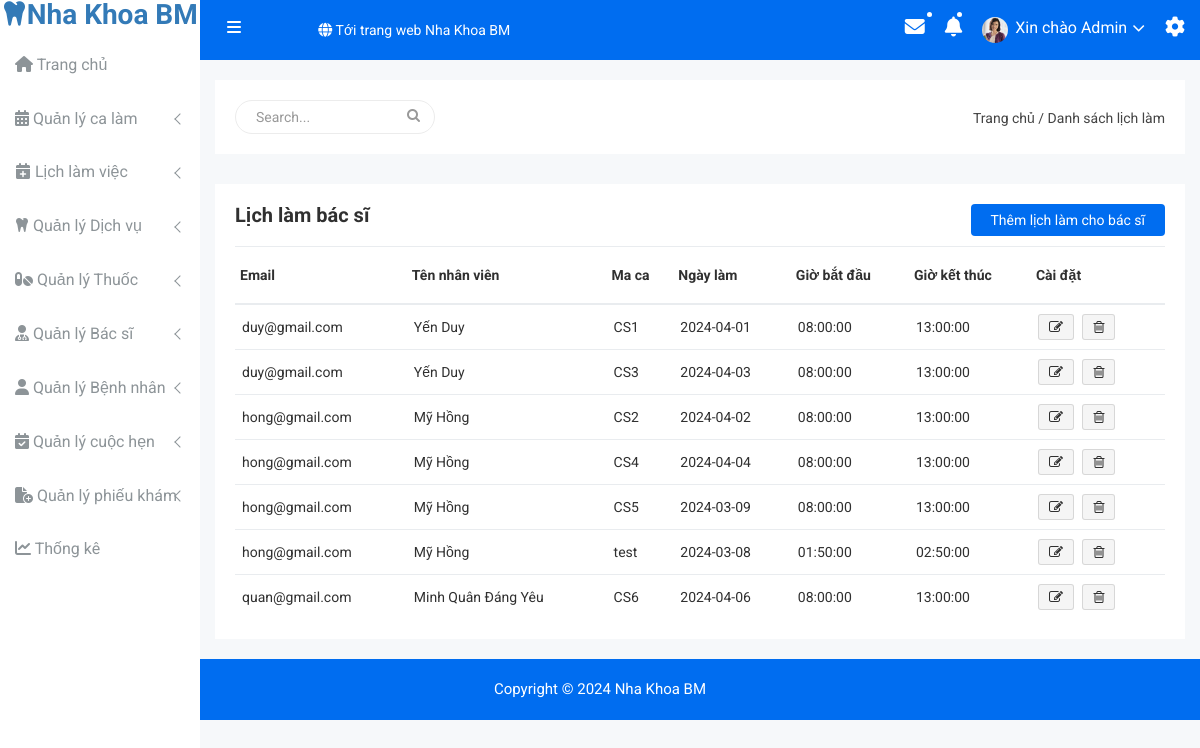
Page /admin1/ds_lichlam.php on the committed database.
### tables this page shows
CREATE TABLE `nhanvien` (
  `EMAILNV` varchar(40) NOT NULL,
  `MAQUYEN` int(11) NOT NULL,
  `SDTNV` varchar(20) NOT NULL,
  `HOTENNV` varchar(70) NOT NULL,
  `GIOITINHNV` varchar(10) NOT NULL,
  `NAMSINHNV` date NOT NULL,
  `DIACHINV` varchar(100) NOT NULL,
  `PASSWORDNV` varchar(50) NOT NULL,
  `NGAYVAOLAMVIEC` date NOT NULL,
  `CHUNGCHIHANHNGHE` varchar(100) NOT NULL,
  `BANGCAPCHUYENMON` varchar(60) NOT NULL,
  `COSODAOTAO` varchar(100) NOT NULL,
  `SONAMKINHNGHIEM` varchar(10) NOT NULL
);

CREATE TABLE `calamviec` (
  `MACLV` varchar(15) NOT NULL,
  `THOIGIANBATDAU` datetime NOT NULL,
  `THOIGIANKETTHUC` datetime NOT NULL,
  `XACNHAN` int(11) NOT NULL
);

### admin1/ds_lichlam.php (the view, shortened to what this page needs)
<?php
    include("./configs/connect.php");
    include("./includes/header.php");
?>
<!doctype html>
<html class="no-js" lang="en">
<head>
    <link rel="stylesheet" href="https://cdnjs.cloudflare.com/ajax/libs/font-awesome/6.3.0/css/all.min.css">
    <link rel="stylesheet" href="css/bootstrap.min.css">
    <link rel="stylesheet" href="css/font-awesome.min.css">
    <link rel="stylesheet" href="css/owl.carousel.css">
    <link rel="stylesheet" href="css/owl.theme.css">
    <link rel="stylesheet" href="css/owl.transitions.css">
    <link rel="stylesheet" href="css/animate.css">
    <link rel="stylesheet" href="css/normalize.css">
    <link rel="stylesheet" href="css/meanmenu.min.css">
    <link rel="stylesheet" href="css/main.css">
    <link rel="stylesheet" href="css/educate-custon-icon.css">
    <link rel="stylesheet" href="css/morrisjs/morris.css">
    <link rel="stylesheet" href="css/scrollbar/jquery.mCustomScrollbar.min.css">
    <link rel="stylesheet" href="css/metisMenu/metisMenu.min.css">
    <link rel="stylesheet" href="css/metisMenu/metisMenu-vertical.css">
    <link rel="stylesheet" href="css/calendar/fullcalendar.min.css">
    <link rel="stylesheet" href="css/calendar/fullcalendar.print.min.css">
    <link rel="stylesheet" href="css/style1.css">
    <link rel="stylesheet" href="css/responsive.css">
</head>
<body>
    <?php include("./includes/sidebar.php"); ?>
    <div class="all-content-wrapper">
        <div class="container-fluid">
            <div class="row">
                <div class="col-lg-12 col-md-12 col-sm-12 col-xs-12">
                    <div class="logo-pro">
                        <a href="index.html"><img class="main-logo" src="img/logo/logo.png" alt="" /></a>
                    </div>
                </div>
            </div>
        </div>
        <div class="breadcome-area">
            <div class="container-fluid">
                <div class="row">
                    <div class="col-lg-12 col-md-12 col-sm-12 col-xs-12">
                        <div class="breadcome-list">
                            <div class="row">
                                <div class="col-lg-6 col-md-6 col-sm-6 col-xs-12">
                                    <div class="breadcome-heading">
                                        <form role="search" class="sr-input-func">
                                            <input type="text" placeholder="Search..." class="search-int form-control">
                                            <a href="#"><i class="fa fa-search"></i></a>
                                        </form>
                                    </div>
                                </div>
                                <div class="col-lg-6 col-md-6 col-sm-6 col-xs-12">
                                    <ul class="breadcome-menu">
                                        <li><a href="#">Trang chủ</a> <span class="bread-slash">/</span>
                                        </li>
                                        <li><span class="bread-blod">Danh sách lịch làm</span>
                                        </li>
                                    </ul>
                                </div>
                            </div>
                        </div>
                    </div>
                </div>
            </div>
        </div>
            <div class="product-status mg-b-15">
                <div class="container-fluid">
                    <div class="row">
                        <div class="col-lg-12 col-md-12 col-sm-12 col-xs-12">
                            <div class="product-status-wrap">
                                <h4>Lịch làm bác sĩ</h4>
                                <div class="add-product">
                                    <a href="them_lichlam.php">Thêm lịch làm cho bác sĩ</a>
                                </div>
                                <div class="asset-inner">
                                    <table>
                                        <tr>
                                            <th>Email </th>
                                            <th>Tên nhân viên </th>
                                            <th>Ma ca </th>
                                            <th>Ngày làm</th>
                                            <th>Giờ bắt đầu </th>
                                            <th>Giờ kết thúc </th>
                                            <th>Cài đặt</th>
                                        </tr>
                                        <?php
                                            $sql = "SELECT nhanvien.EMAILNV, nhanvien.HOTENNV,
                                            calamviec.MACLV, DATE(calamviec.THOIGIANBATDAU) AS NgayLamViec,
                                            TIME(calamviec.THOIGIANBATDAU) AS GioBatDau,
                                            TIME(calamviec.THOIGIANKETTHUC) AS GioKetThuc
                                            FROM nhanvien
                                            INNER JOIN lichlamviec ON nhanvien.EMAILNV = lichlamviec.EMAILNV
                                            INNER JOIN calamviec ON lichlamviec.MACLV = calamviec.MACLV
                                            WHERE nhanvien.MAQUYEN = 2";
                                            $result = $conn->query($sql);
                                            if ($result->num_rows > 0) {
                                            while ($row = $result->fetch_assoc()) {
                                            echo "<tr>";
                                            echo "<td>" . $row["EMAILNV"] . "</td>";
                                            echo "<td>" . $row["HOTENNV"] . "</td>";
                                            echo "<td>" . $row["MACLV"] . "</td>";
                                            echo "<td>" . $row["NgayLamViec"] ."</td>";
                                            echo "<td>" . $row["GioBatDau"] ."</td>";
                                            echo "<td>" . $row["GioKetThuc"] ."</td>";
                                            echo "<td>
                                            <button class='pd-setting-ed' onclick=\"editService('" . $row['EMAILNV'] . "')\">
                                                <i class='fa fa-pencil-square-o' aria-hidden='true'></i>
                                            </button>
                                            <button class='pd-setting-ed' onclick=\"deleteService('" . $row['EMAILNV'] . "')\">
                                                <i class='fa fa-trash-o' aria-hidden='true'></i>
                                            </button>
                                            </td>";
                                            echo "</tr>";
                                            }
                                            } else {
                                            echo "<tr><td colspan='3'>Không có dữ liệu</td></tr>";
                                            }
                                            ?>
                                    </table>
                                </div>
                            </div>
                        </div>
                    </div>
                </div>
            </div>
    </div>
    <?php include("./includes/footer.php"); ?>
</body>
</html>

### admin1/css/main.css (style rules this page uses)
html { color: #222; font-size: 1em; line-height: 1.4; }

### rows in the picture
nhanvien: EMAILNV "duy@gmail.com", HOTENNV "Yến Duy", calamviec.MACLV "CS1", NgayLamViec "2024-04-01", GioBatDau "08:00:00", GioKetThuc "13:00:00", calamviec.MACLV "CS3", NgayLamViec "2024-04-03"
nhanvien: EMAILNV "hong@gmail.com", HOTENNV "Mỹ Hồng", calamviec.MACLV "CS2", NgayLamViec "2024-04-02", GioBatDau "08:00:00", GioKetThuc "13:00:00", calamviec.MACLV "CS4", NgayLamViec "2024-04-04", calamviec.MACLV "CS5", NgayLamViec "2024-03-09", calamviec.MACLV "test", NgayLamViec "2024-03-08", GioBatDau "01:50:00", GioKetThuc "02:50:00"
nhanvien: EMAILNV "quan@gmail.com", HOTENNV "Minh Quân Đáng Yêu", calamviec.MACLV "CS6", NgayLamViec "2024-04-06", GioBatDau "08:00:00", GioKetThuc "13:00:00"
